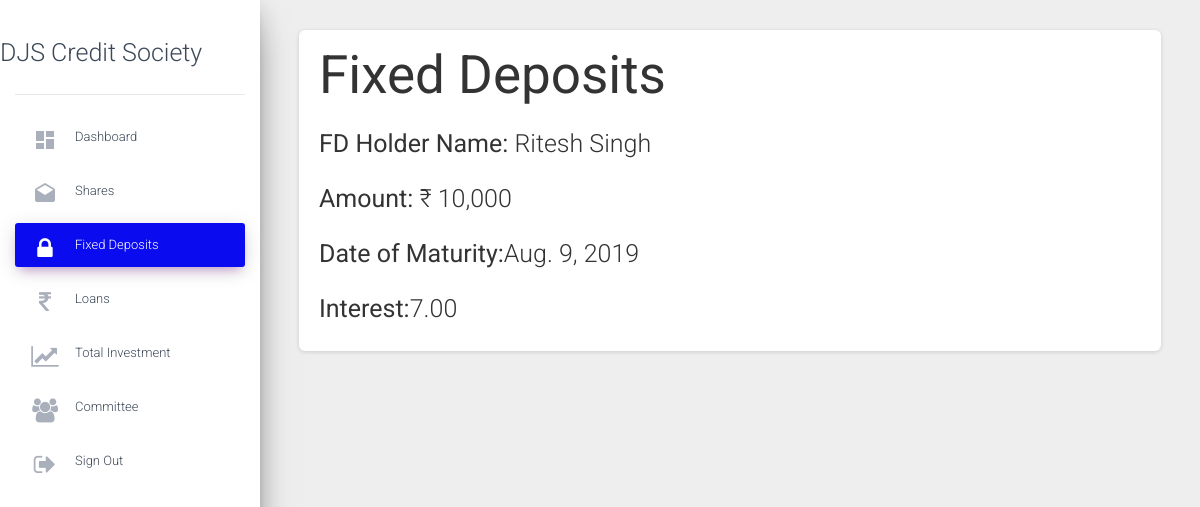
The app's page /status/fixedDeposits (signed in), older data.
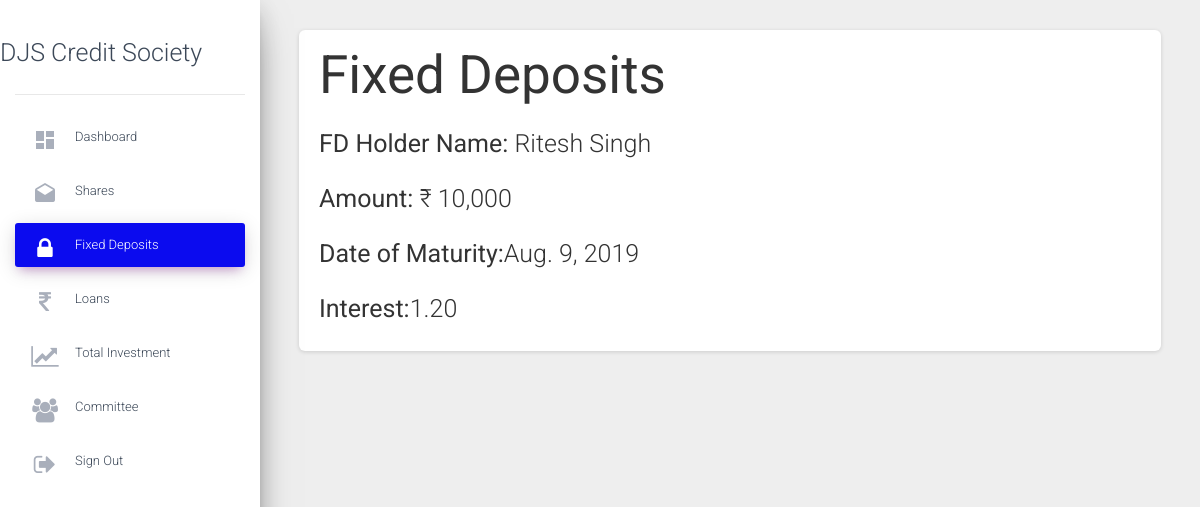
The same page, newer data.
### status/models.py (models this page shows)
class interests(models.Model):
    sharedividend=models.DecimalField(blank=True,null=True,default=0,max_digits=10,decimal_places=2)
    cddividend=models.DecimalField(blank=True,null=True,default=0,max_digits=10,decimal_places=2)
    fdinterest=models.DecimalField(blank=True,null=True,default=0,max_digits=10,decimal_places=2)
    emerloaninterest=models.DecimalField(blank=True,null=True,default=0,max_digits=10,decimal_places=2)
    longloaninterest=models.DecimalField(blank=True,null=True,default=0,max_digits=10,decimal_places=2)
    year=models.IntegerField(default=0,null=True)

### status/views.py (the view)
# urls.py: path('fixedDeposits',views.fixedDeposits,name="fixedDeposits"),
@login_required
def fixedDeposits(request):
    current_user_id=request.user.username
    Accountholder=Account.objects.filter(username__username__icontains=current_user_id).get()
    Interests=interests.objects.all().last()
    context={
        'Accountholder':Accountholder,
        'Interests':Interests,
        'fixed':"active",
    }
    return render (request,'fixedDeposits.html',context=context)

### status/templates/fixedDeposits.html (shortened to what this page needs)
{%extends 'details.html'%}
{% load humanize %}
{%block content%}
<main role="main" class="col-md-9 col-lg-12 px-4">
  <div class="container">
    <div class="row">
      <div class="col">
        <div class="card">
          <div class="card-body">
            <h1><b>Fixed Deposits</b> </h1>
            <h3><b>FD Holder Name:</b> {{Accountholder.name}}</h3>
            <h3><b>Amount:</b>  &#x20b9; {{Accountholder.fdcapital|intcomma }}</h3>
            <h3><b>Date of Maturity:</b>{{Accountholder.fdmaturitydate}}</h3>
            <h3><b>Interest:</b>{{Interests.fdinterest}} </h3>
          </div>
        </div>
      </div>
</main>
{%endblock%}

Row changes from the older to the newer data that the page shows:
removed interests: fdinterest "7.00"
added interests: fdinterest "1.20"
